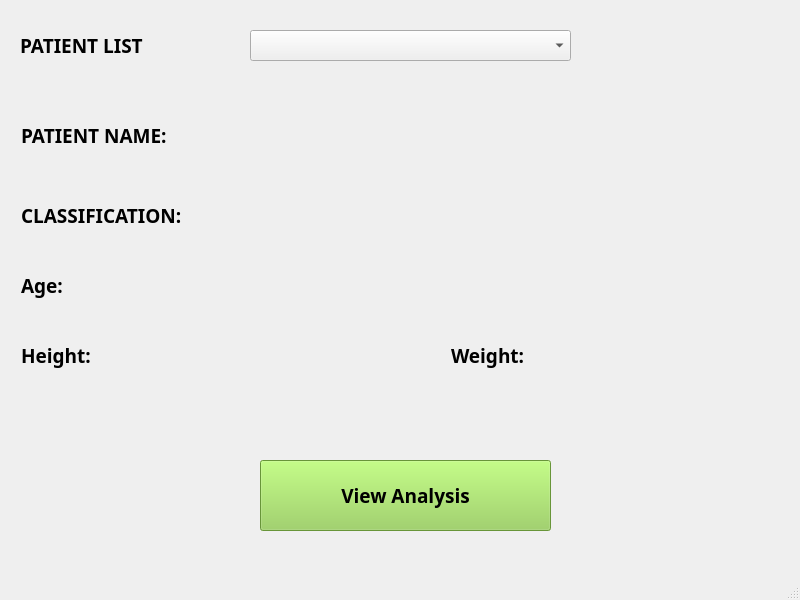
<?xml version="1.0" encoding="UTF-8"?>
<ui version="4.0">
 <class>patientDataWindow</class>
 <widget class="QMainWindow" name="patientDataWindow">
  <property name="geometry">
   <rect>
    <x>0</x>
    <y>0</y>
    <width>800</width>
    <height>600</height>
   </rect>
  </property>
  <property name="windowTitle">
   <string>Patient Data</string>
  </property>
  <widget class="QWidget" name="centralwidget">
   <widget class="QComboBox" name="patientList_combo">
    <property name="geometry">
     <rect>
      <x>250</x>
      <y>30</y>
      <width>321</width>
      <height>31</height>
     </rect>
    </property>
   </widget>
   <widget class="QLabel" name="label">
    <property name="geometry">
     <rect>
      <x>20</x>
      <y>20</y>
      <width>221</width>
      <height>51</height>
     </rect>
    </property>
    <property name="font">
     <font>
      <family>Orbitron</family>
      <pointsize>14</pointsize>
      <weight>75</weight>
      <bold>true</bold>
     </font>
    </property>
    <property name="text">
     <string>PATIENT LIST</string>
    </property>
   </widget>
   <widget class="QLabel" name="label_2">
    <property name="geometry">
     <rect>
      <x>20</x>
      <y>110</y>
      <width>221</width>
      <height>51</height>
     </rect>
    </property>
    <property name="font">
     <font>
      <family>Orbitron</family>
      <pointsize>14</pointsize>
      <weight>75</weight>
      <bold>true</bold>
     </font>
    </property>
    <property name="text">
     <string>PATIENT NAME:</string>
    </property>
    <property name="indent">
     <number>1</number>
    </property>
   </widget>
   <widget class="QLabel" name="name_lbl">
    <property name="geometry">
     <rect>
      <x>230</x>
      <y>110</y>
      <width>551</width>
      <height>51</height>
     </rect>
    </property>
    <property name="font">
     <font>
      <family>Orbitron</family>
      <pointsize>11</pointsize>
      <weight>75</weight>
      <bold>true</bold>
     </font>
    </property>
    <property name="text">
     <string/>
    </property>
   </widget>
   <widget class="QLabel" name="label_4">
    <property name="geometry">
     <rect>
      <x>20</x>
      <y>190</y>
      <width>241</width>
      <height>51</height>
     </rect>
    </property>
    <property name="font">
     <font>
      <family>Orbitron</family>
      <pointsize>14</pointsize>
      <weight>75</weight>
      <bold>true</bold>
     </font>
    </property>
    <property name="text">
     <string>CLASSIFICATION:</string>
    </property>
    <property name="indent">
     <number>1</number>
    </property>
   </widget>
   <widget class="QLabel" name="class_lbl">
    <property name="geometry">
     <rect>
      <x>250</x>
      <y>190</y>
      <width>541</width>
      <height>51</height>
     </rect>
    </property>
    <property name="font">
     <font>
      <family>Orbitron</family>
      <pointsize>11</pointsize>
      <weight>75</weight>
      <bold>true</bold>
     </font>
    </property>
    <property name="text">
     <string/>
    </property>
   </widget>
   <widget class="QLabel" name="label_5">
    <property name="geometry">
     <rect>
      <x>20</x>
      <y>260</y>
      <width>101</width>
      <height>51</height>
     </rect>
    </property>
    <property name="font">
     <font>
      <family>Orbitron</family>
      <pointsize>14</pointsize>
      <weight>75</weight>
      <bold>true</bold>
     </font>
    </property>
    <property name="text">
     <string>Age:</string>
    </property>
    <property name="indent">
     <number>1</number>
    </property>
   </widget>
   <widget class="QLabel" name="age_lbl">
    <property name="geometry">
     <rect>
      <x>80</x>
      <y>260</y>
      <width>541</width>
      <height>51</height>
     </rect>
    </property>
    <property name="font">
     <font>
      <family>Orbitron</family>
      <pointsize>11</pointsize>
      <weight>75</weight>
      <bold>true</bold>
     </font>
    </property>
    <property name="text">
     <string/>
    </property>
   </widget>
   <widget class="QLabel" name="label_6">
    <property name="geometry">
     <rect>
      <x>20</x>
      <y>330</y>
      <width>101</width>
      <height>51</height>
     </rect>
    </property>
    <property name="font">
     <font>
      <family>Orbitron</family>
      <pointsize>14</pointsize>
      <weight>75</weight>
      <bold>true</bold>
     </font>
    </property>
    <property name="text">
     <string>Height:</string>
    </property>
    <property name="indent">
     <number>1</number>
    </property>
   </widget>
   <widget class="QLabel" name="height_lbl">
    <property name="geometry">
     <rect>
      <x>120</x>
      <y>330</y>
      <width>201</width>
      <height>51</height>
     </rect>
    </property>
    <property name="font">
     <font>
      <family>Orbitron</family>
      <pointsize>11</pointsize>
      <weight>75</weight>
      <bold>true</bold>
     </font>
    </property>
    <property name="text">
     <string/>
    </property>
   </widget>
   <widget class="QLabel" name="label_7">
    <property name="geometry">
     <rect>
      <x>450</x>
      <y>330</y>
      <width>101</width>
      <height>51</height>
     </rect>
    </property>
    <property name="font">
     <font>
      <family>Orbitron</family>
      <pointsize>14</pointsize>
      <weight>75</weight>
      <bold>true</bold>
     </font>
    </property>
    <property name="text">
     <string>Weight:</string>
    </property>
    <property name="indent">
     <number>1</number>
    </property>
   </widget>
   <widget class="QLabel" name="weight_lbl">
    <property name="geometry">
     <rect>
      <x>550</x>
      <y>330</y>
      <width>201</width>
      <height>51</height>
     </rect>
    </property>
    <property name="font">
     <font>
      <family>Orbitron</family>
      <pointsize>11</pointsize>
      <weight>75</weight>
      <bold>true</bold>
     </font>
    </property>
    <property name="text">
     <string/>
    </property>
   </widget>
   <widget class="QPushButton" name="analysis_btn">
    <property name="geometry">
     <rect>
      <x>260</x>
      <y>460</y>
      <width>291</width>
      <height>71</height>
     </rect>
    </property>
    <property name="font">
     <font>
      <family>Orbitron</family>
      <pointsize>14</pointsize>
      <weight>75</weight>
      <bold>true</bold>
     </font>
    </property>
    <property name="styleSheet">
     <string notr="true">background-color: rgb(146, 208, 80);</string>
    </property>
    <property name="text">
     <string>View Analysis</string>
    </property>
   </widget>
  </widget>
  <widget class="QMenuBar" name="menubar">
   <property name="geometry">
    <rect>
     <x>0</x>
     <y>0</y>
     <width>800</width>
     <height>26</height>
    </rect>
   </property>
  </widget>
  <widget class="QStatusBar" name="statusbar"/>
 </widget>
 <resources/>
 <connections/>
</ui>
